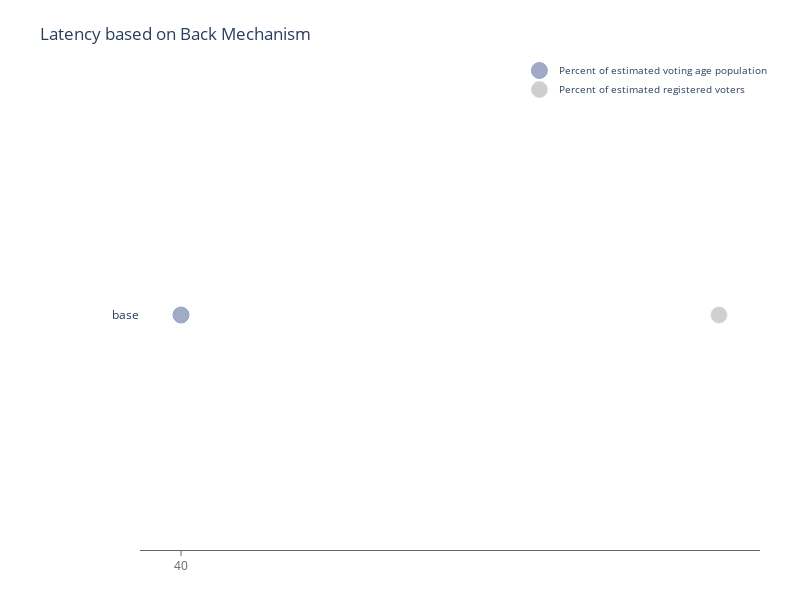

The code cell stored with this chart in its notebook:
### Code cell
import plotly.graph_objects as go

backoffMechanism = ['base']
voting_pop = [40, 45.7, 52, 53.6, 54.1, 54.2, 54.5, 54.7, 55.1, 56.6]
reg_voters = [49.1, 42, 52.7, 84.3, 51.7, 61.1, 55.3, 64.2, 91.1, 58.9]

fig = go.Figure()



fig.add_trace(go.Scatter(
    x=voting_pop,
    y=backoffMechanism,
    name='Percent of estimated voting age population',
    marker=dict(
        color='rgba(156, 165, 196, 0.95)',
        line_color='rgba(156, 165, 196, 1.0)',
    )
))
fig.add_trace(go.Scatter(
    x=reg_voters, y=backoffMechanism,
    name='Percent of estimated registered voters',
    marker=dict(
        color='rgba(204, 204, 204, 0.95)',
        line_color='rgba(217, 217, 217, 1.0)'
    )
))

fig.update_traces(mode='markers', marker=dict(line_width=1, symbol='circle', size=16))

fig.update_layout(
    title="Latency based on Back Mechanism",
    xaxis=dict(
        showgrid=False,
        showline=True,
        linecolor='rgb(102, 102, 102)',
        tickfont_color='rgb(102, 102, 102)',
        showticklabels=True,
        dtick=10,
        ticks='outside',
        tickcolor='rgb(102, 102, 102)',
    ),
    margin=dict(l=140, r=40, b=50, t=80),
    legend=dict(
        font_size=10,
        yanchor='middle',
        xanchor='right',
    ),
    width=800,
    height=600,
    paper_bgcolor='white',
    plot_bgcolor='white',
    hovermode='closest',
)
fig.show()

### Figure 1 — Plotly figure (JSON) as saved in the notebook; plotly's stock layout.template omitted (floating-point values rounded to 4 significant figures)
{"data": [{"marker": {"color": "rgba(156, 165, 196, 0.95)", "line": {"color": "rgba(156, 165, 196, 1.0)", "width": 1}, "size": 16, "symbol": "circle"}, "mode": "markers", "name": "Percent of estimated voting age population", "type": "scatter", "x": [40, 45.7, 52, 53.6, 54.1, 54.2, 54.5, 54.7, 55.1, 56.6], "y": ["base"]}, {"marker": {"color": "rgba(204, 204, 204, 0.95)", "line": {"color": "rgba(217, 217, 217, 1.0)", "width": 1}, "size": 16, "symbol": "circle"}, "mode": "markers", "name": "Percent of estimated registered voters", "type": "scatter", "x": [49.1, 42, 52.7, 84.3, 51.7, 61.1, 55.3, 64.2, 91.1, 58.9], "y": ["base"]}], "layout": {"height": 600, "hovermode": "closest", "legend": {"font": {"size": 10}, "xanchor": "right", "yanchor": "middle"}, "margin": {"b": 50, "l": 140, "r": 40, "t": 80}, "paper_bgcolor": "white", "plot_bgcolor": "white", "title": {"text": "Latency based on Back Mechanism"}, "width": 800, "xaxis": {"dtick": 10, "linecolor": "rgb(102, 102, 102)", "showgrid": false, "showline": true, "showticklabels": true, "tickcolor": "rgb(102, 102, 102)", "tickfont": {"color": "rgb(102, 102, 102)"}, "ticks": "outside"}}}
